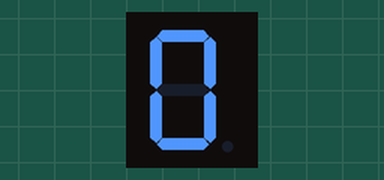
Recording of a sketch running on a simulated Arduino Uno, built with avr-gcc and run on an emulated ATmega328P. Parts: 1-digit seven-segment display. Wiring (inferred from the names in the program): 1-digit 7-segment display, segments lit when HIGH: segments pin 2, pin 3, pin 4, pin 5, pin 6, pin 7, pin 8. The segment pins are drawn as the display they are named for.

Above: at 0.1 s.
At 1.1 s:
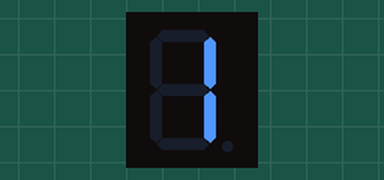
At 2.1 s:
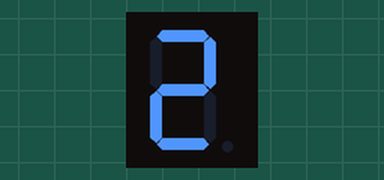
At 4.1 s:
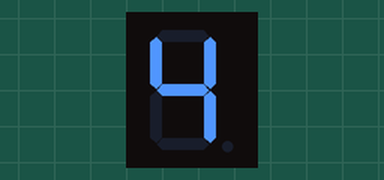
At 6.1 s:
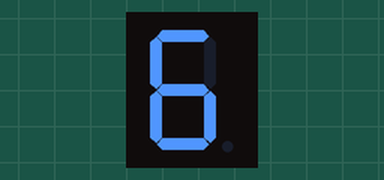
At 9.1 s:
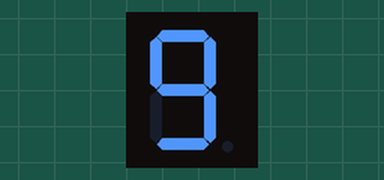

The sketch:

5161AS.ino
```cpp
int a = 2;
int b = 3;
int c = 4;
int d = 5;
int e = 6;
int f = 7;
int g = 8;

void setup() {
  pinMode(a, OUTPUT);
  pinMode(b, OUTPUT);
  pinMode(c, OUTPUT);
  pinMode(d, OUTPUT);
  pinMode(e, OUTPUT);
  pinMode(f, OUTPUT);
  pinMode(g, OUTPUT);
}

void loop() {
  showDigit(0);
  delay(1000);
  showDigit(1);
  delay(1000);
  showDigit(2);
  delay(1000);
  showDigit(3);
  delay(1000);
  showDigit(4);
  delay(1000);
  showDigit(5);
  delay(1000);
  showDigit(6);
  delay(1000);
  showDigit(7);
  delay(1000);
  showDigit(8);
  delay(1000);
  showDigit(9);
  delay(1000);
}

void showDigit(int num) {
  bool digits[10][7] = {
    {1,1,1,1,1,1,0}, // 0
    {0,1,1,0,0,0,0}, // 1
    {1,1,0,1,1,0,1}, // 2
    {1,1,1,1,0,0,1}, // 3
    {0,1,1,0,0,1,1}, // 4
    {1,0,1,1,0,1,1}, // 5
    {1,0,1,1,1,1,1}, // 6
    {1,1,1,0,0,0,0}, // 7
    {1,1,1,1,1,1,1}, // 8
    {1,1,1,1,0,1,1}  // 9
  };

  digitalWrite(a, digits[num][0]);
  digitalWrite(b, digits[num][1]);
  digitalWrite(c, digits[num][2]);
  digitalWrite(d, digits[num][3]);
  digitalWrite(e, digits[num][4]);
  digitalWrite(f, digits[num][5]);
  digitalWrite(g, digits[num][6]);
}
```

Measured:
- by itself, everything shown: repeats every 10.0 s, in 10 steps
- what the display in image 1 shows lasts 1.0 s, from 1.0 s to 2.0 s
